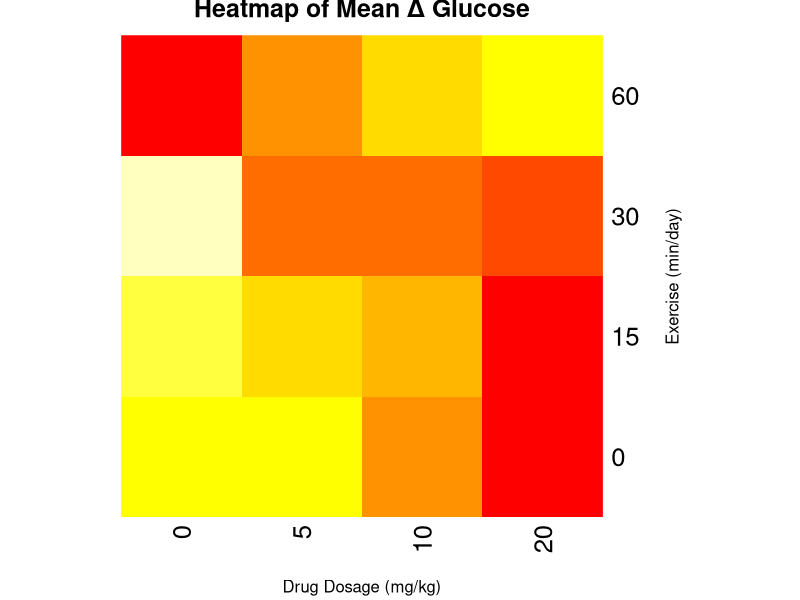
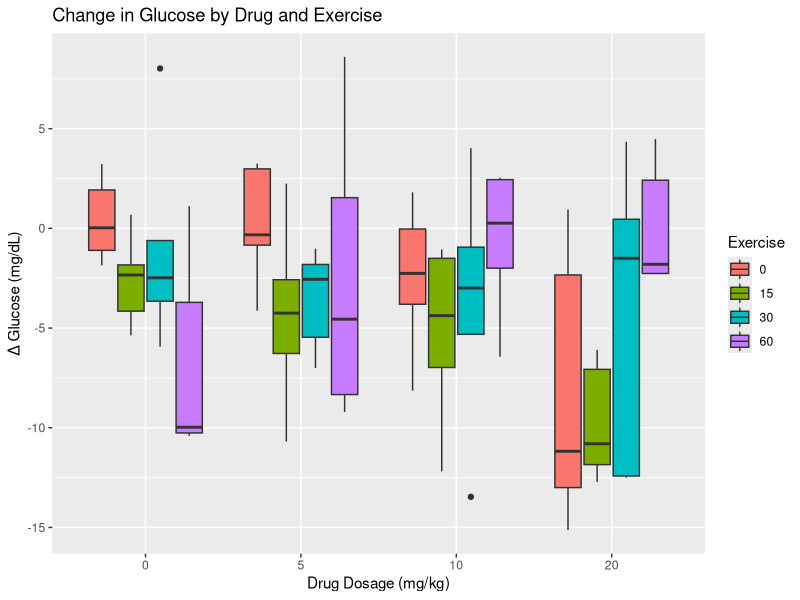
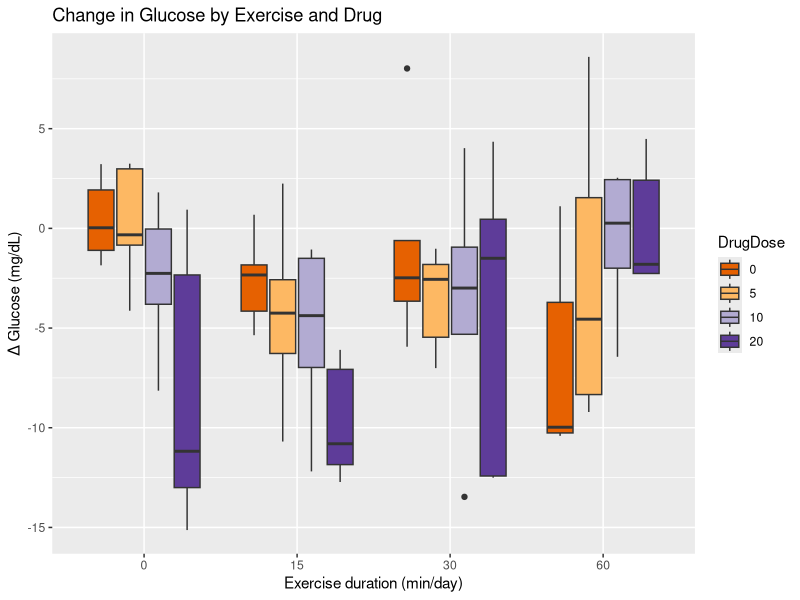

Write R code to recreate these figures, in order. (Note: this script raises an error after producing the figures.)
## ---- chunk 1
library(tidyverse)
library(knitr)
library(kableExtra)
## ---- chunk 2
studyDesign <- tibble("Drug dosage (mg/kg)" = c("0 (control)", 10, 20),
                      "Exercise duration (min/day)" = c("0 (sedentary control)",
                                                        30, 60))
knitr::kable(studyDesign)
## ---- chunk 3
drugExercise <- read_csv("data/drugExercise.csv")
drugExercise$DrugDose <- as_factor(drugExercise$DrugDose)
drugExercise$Exercise <- as_factor(drugExercise$Exercise)

drugExercise %>%
   group_by(DrugDose, Exercise) %>%
  summarise(ChangeGlucose = mean(Delta))
## ---- chunk 4
heat_data <- drugExercise %>%
  group_by(Exercise, DrugDose) %>%
  summarise(MeanChange = mean(Delta), .groups = "drop") %>%
  spread(DrugDose, MeanChange)
heat_matrix <- as.matrix(heat_data[,-1])
rownames(heat_matrix) <- heat_data$Exercise
heatmap(heat_matrix, Rowv = NA, Colv = NA, col = heat.colors(10),
        main = "Heatmap of Mean Δ Glucose",
        xlab = "Drug Dosage (mg/kg)", ylab = "Exercise (min/day)")
## ---- chunk 5
ggplot(drugExercise, aes(x = DrugDose, y = Delta, fill = Exercise)) +
  geom_boxplot() +
  labs(title = "Change in Glucose by Drug and Exercise",
       y = "Δ Glucose (mg/dL)", x = "Drug Dosage (mg/kg)")
## ---- chunk 6
ggplot(drugExercise, aes(x = Exercise, y = Delta, fill = DrugDose)) +
  geom_boxplot() +
  labs(title = "Change in Glucose by Exercise and Drug",
       y = "Δ Glucose (mg/dL)", x = "Exercise duration (min/day)") +
  scale_fill_brewer(palette = "PuOr") # use a different color palette
## ---- chunk 7
means <- drugExercise %>%
  group_by(Exercise, DrugDose) %>%
  summarise(meanChange = round(mean(Delta), 1))

knitr::kable(pivot_wider(means, 
                         names_from = DrugDose, 
                         values_from = meanChange)) %>% 
  add_header_above(c(" " = 2, "Drug Dose" = 2))
## ---- chunk 8
data_summary <- function(data, varname, groupnames){ 
  require(plyr)
  summary_func <- function(x, col){
    c(mean = mean(x[[col]], na.rm=TRUE),
      sd = sd(x[[col]], na.rm=TRUE))
    }
  data_sum<-ddply(data, groupnames, .fun=summary_func, varname)
  data_sum <- rename(data_sum, c("mean" = varname))
  return(data_sum)
  }

df2 <- data_summary(drugExercise, varname="Delta", 
                    groupnames=c("DrugDose", "Exercise"))

ggplot(df2, aes(x=DrugDose, y=Delta, group=Exercise, color=Exercise)) + 
    geom_line() +
    geom_point()+
    geom_errorbar(aes(ymin=Delta-sd, ymax=Delta+sd), width=.2,
                  position=position_dodge(0.05), alpha=.5)



ggplot(df2, aes(x=Exercise, y=Delta, group=DrugDose, color=DrugDose)) + 
    geom_line() +
    geom_point()+
    geom_errorbar(aes(ymin=Delta-sd, ymax=Delta+sd), width=.2,
                  position=position_dodge(0.05), alpha=.5) +
  scale_color_brewer(palette = "Dark2") # use a different color palette

remove.packages('plyr')
## ---- chunk 9
# DrugDose*Exercise is the interaction
# main effects (DrugDose and Exercise separately) are included
anova(lm(Delta ~ DrugDose*Exercise, 
         data = drugExercise))
## ---- chunk 10
summary(lm(Delta ~ DrugDose*Exercise, 
           data = drugExercise))
